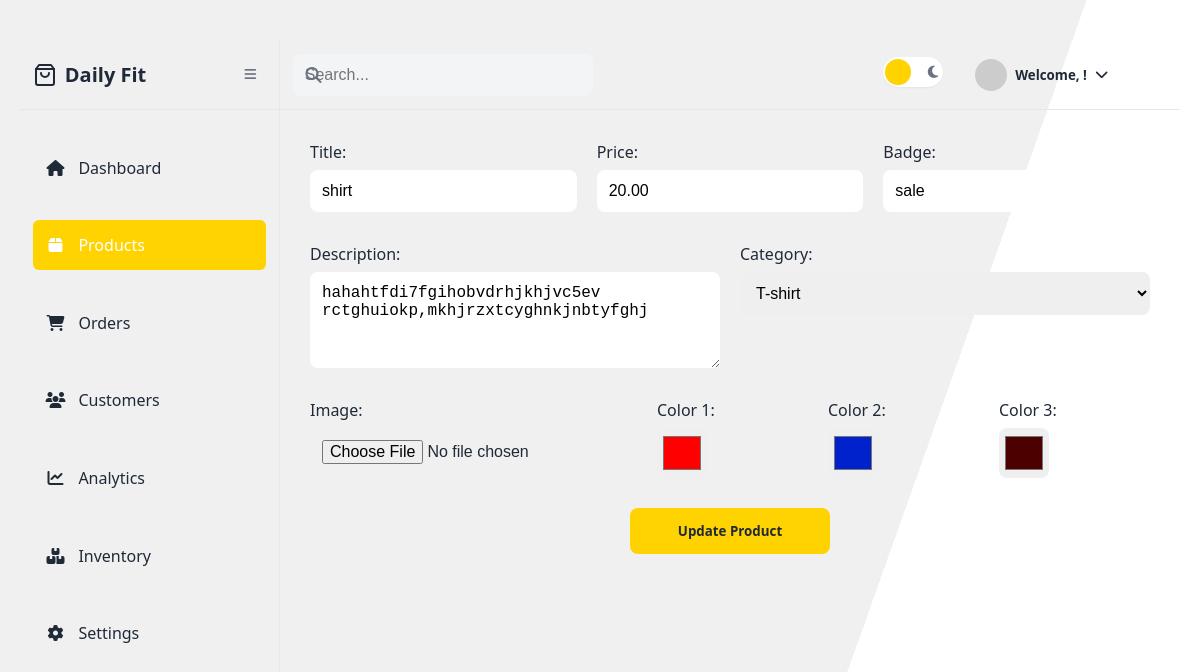
/updateMGT.php?id=1, run on the app's committed database.
### tables this page shows
CREATE TABLE `allproduct` (
  `id` int(11) NOT NULL,
  `title` varchar(255) NOT NULL,
  `price` decimal(10,2) NOT NULL,
  `badge` varchar(100) DEFAULT NULL,
  `description` text NOT NULL,
  `category` varchar(100) DEFAULT NULL,
  `color1` varchar(7) DEFAULT NULL,
  `color2` varchar(7) DEFAULT NULL,
  `color3` varchar(7) DEFAULT NULL,
  `image` varchar(255) NOT NULL
);

### updateMGT.php (the view, shortened to what this page needs)
<?php
include 'db_conn.php';
$id = $_GET['id'];
$result = $conn->query("SELECT * FROM allproduct WHERE id=$id");
$product = $result->fetch_assoc();
?>
<!DOCTYPE html>
<html lang="en">
<head>
  <link rel="stylesheet" href="css/admin.css">
  <link rel="stylesheet" href="https://cdnjs.cloudflare.com/ajax/libs/font-awesome/6.4.0/css/all.min.css">
</head>
<body class="light-mode">
  <div class="admin-container">
    <aside class="sidebar">
      <div class="sidebar-header">
        <div class="logo">
          <span class="logo-text">Daily Fit</span>
        </div>
        <button id="sidebar-toggle" class="sidebar-toggle">
          <i class="fas fa-bars"></i>
        </button>
      </div>
      <div class="sidebar-content">
        <nav class="sidebar-menu">
          <ul>
            <li>
              <a href="admin.php">
                <i class="fas fa-home"></i>
                <span>Dashboard</span>
              </a>
            </li>
            <li class="active">
              <a href="admin_product.php">
                <i class="fas fa-box"></i>
                <span>Products</span>
              </a>
            </li>
            <li>
              <a href="#orders">
                <i class="fas fa-shopping-cart"></i>
                <span>Orders</span>
              </a>
            </li>
            <li>
              <a href="#customers">
                <i class="fas fa-users"></i>
                <span>Customers</span>
              </a>
            </li>
            <li>
              <a href="#analytics">
                <i class="fas fa-chart-line"></i>
                <span>Analytics</span>
              </a>
            </li>
            <li>
              <a href="#inventory">
                <i class="fas fa-boxes"></i>
                <span>Inventory</span>
              </a>
            </li>
            <li>
              <a href="#settings">
                <i class="fas fa-cog"></i>
                <span>Settings</span>
              </a>
            </li>
          </ul>
        </nav>
      </div>
    </aside>
    <main class="main-content">
      <header class="top-nav">
        <div class="search-container">
          <i class="fas fa-search"></i>
          <input type="text" placeholder="Search...">
        </div>
        <div class="top-nav-right">
          <div class="theme-toggle">
            <label for="theme-toggle-checkbox" class="theme-toggle-label">
              <i class="fas fa-moon"></i>
              <span class="toggle-ball"></span>
            </label>
          </div>
          <div class="user-profile">
            <button class="profile-btn">
              <img src="https://placehold.co/200x200?text=Admin" alt="Admin User">
              <span class="welcome-message">Welcome, <?php echo htmlspecialchars($_SESSION["first_name"]); ?>!</span>
              <i class="fas fa-chevron-down"></i>
            </button>
          </div>
        </div>
      </header>
      <form method="POST" enctype="multipart/form-data">
  <div class="form-row">
    <div class="form-group">
      <label>Title:</label>
      <input type="text" name="title" value="<?php echo $product['title']; ?>" required>
    </div>
    <div class="form-group">
      <label>Price:</label>
      <input type="number" step="0.01" name="price" value="<?php echo $product['price']; ?>" required>
    </div>
    <div class="form-group">
      <label>Badge:</label>
      <input type="text" name="badge" value="<?php echo $product['badge']; ?>" placeholder="Badge">
    </div>
  </div>
  <div class="form-row">
    <div class="form-group">
      <label>Description:</label>
      <textarea name="description" rows="4" required><?php echo $product['description']; ?></textarea>
    </div>
    <div class="form-group">
      <label>Category:</label>
      <select name="category" required>
        <option value="T-shirt" <?php echo $product['category'] == 'T-shirt' ? 'selected' : ''; ?>>T-shirt</option>
      </select>
    </div>
  </div>
  <div class="form-row">
    <div class="form-group">
      <label>Image:</label>
      <input type="file" name="image">
    </div>
    <div class="form-group">
      <label>Color 1:</label>
      <input type="color" name="color1" value="<?php echo $product['color1']; ?>" required>
    </div>
    <div class="form-group">
      <label>Color 2:</label>
      <input type="color" name="color2" value="<?php echo $product['color2']; ?>" required>
    </div>
    <div class="form-group">
      <label>Color 3:</label>
      <input type="color" name="color3" value="<?php echo $product['color3']; ?>" required>
    </div>
  </div>
  <button type="submit" name="update" style="background-color: #FFD300;">Update Product</button>
</form>
    </main>
  </div>
</body>
</html>

### updateMGT.php (style rules this page uses)
body { margin: 0; font-family: 'Segoe UI', Tahoma, Geneva, Verdana, sans-serif; padding: 40px 20px; }
form { max-width: 1200px; margin: auto; padding: 30px; border-radius: 15px; display: flex; flex-direction: column; gap: 30px; }
.form-row { display: flex; flex-wrap: nowrap; gap: 20px; justify-content: space-between; }
.form-group { flex: 1; display: flex; flex-direction: column; }
label { margin-bottom: 6px; font-weight: 500; }
input[type="text"], input[type="number"], input[type="file"], input[type="color"], textarea, select { padding: 12px; border-radius: 8px; border: none; font-size: 16px; }
input[type="color"] { padding: 4px; height: 50px; }
textarea { resize: vertical; }
button { align-self: center; width: 200px; padding: 14px; font-weight: bold; border: none; border-radius: 8px; cursor: pointer; transition: background 0.3s ease; }
a { display: block; text-align: center; margin-top: 20px; }

### data on the page
allproduct: title "shirt", price "20.00", badge "sale", description "hahahtfdi7fgihobvdrhjkhjvc5ev rctghuiokp,mkhjrzxtcyghnkjnbtyfghj", category "T-shirt", color1 "#ff0000", color2 "#0022cc", color3 "#4d0000"
